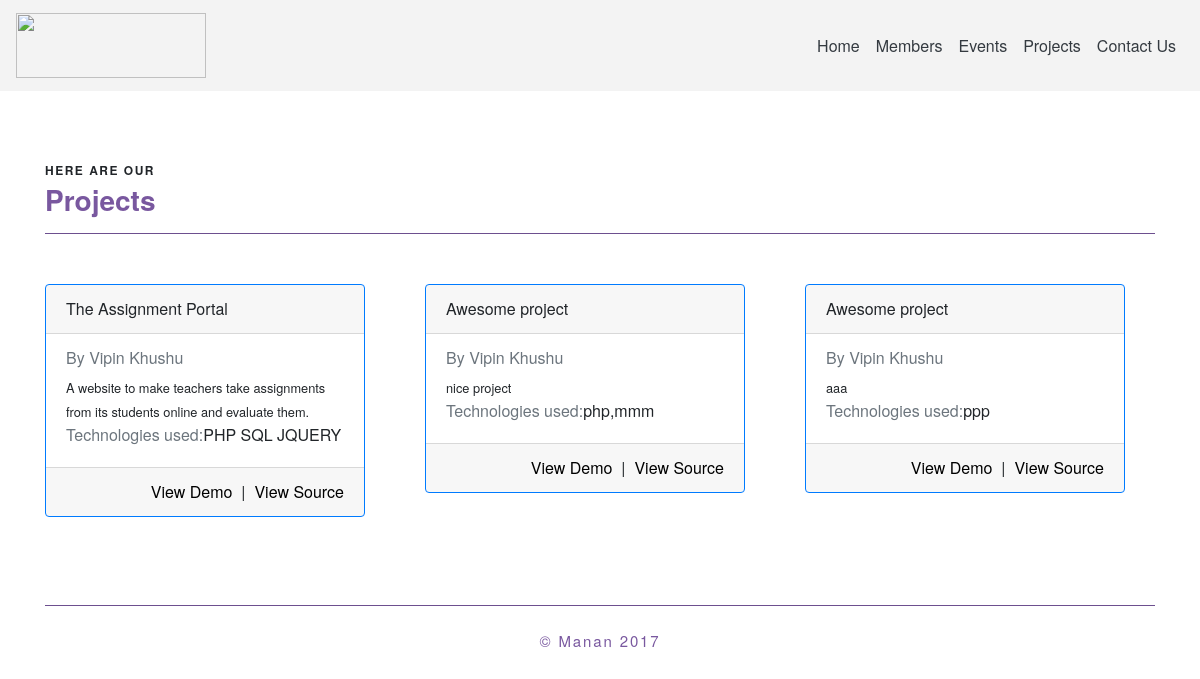
/projects/, run on the app's committed database.
### main/models.py (models this page shows, shortened)
class project(models.Model):
    description = models.TextField(blank=True, null=True)
    title = models.CharField(max_length=500)
    owner = models.ManyToManyField(User)
    demo_link = models.CharField(max_length=100,blank=True)
    source = models.CharField(max_length=100)
    technologies = models.CharField(max_length=1000)

class Profile(models.Model):
    user = models.OneToOneField(User, on_delete=models.CASCADE)
    email = models.EmailField(blank=True)
    fname = models.CharField(max_length=100, blank=True)
    lname = models.CharField(max_length=100, blank=True)
    github = models.CharField(max_length=100, blank=True)
    dp = models.CharField(max_length=1000, blank=True)
    batch = models.IntegerField(default=2017)
    facebook = models.CharField(max_length=100, blank=True)
    linkedin = models.CharField(max_length=100, blank=True)
    twitter = models.CharField(max_length=100, blank=True)
    bio = models.TextField(blank=True, null=True)
    label = models.CharField(max_length=100 , blank=True)
    company = models.CharField(max_length=100, blank=True)
    location = models.CharField(max_length=100,blank=True)
    frameworks = models.CharField(max_length=500,blank=True)
    languages = models.CharField(max_length=500,blank=True)
    achivements = models.CharField(max_length=1000,blank=True)
    he_profile = models.CharField(max_length=100,blank=True)
    spoj_profile = models.CharField(max_length=100,blank=True)
    he_ques = models.IntegerField(default=0)
    codechef_profile = models.CharField(max_length=100,blank=True)
    codechef_ques = models.IntegerField(default=0)
    spoj_ques = models.IntegerField(default=0)
    git_repos = models.IntegerField(default=0)
    my_website = models.CharField(max_length=100,blank=True)

### main/views.py (the view)
# urls.py: url(r'^projects/$',project_list_view,name="project-list"),
def project_list_view(request):
	obj = project.objects.all()
	return render(request,'projects.html',{'obj':obj})

### main/templates/projects.html (shortened to what this page needs)
{% extends "header.html" %}
{% block page_context %}
<div class="container">
  <br/><br/>
  <div class="row">
    <div class="col-lg-12"><br/>
      <p class="txxt-head">Here are our</p>
      <h3 class="txxt-body">Projects</h3>
      <hr style="background-color: #79589F">
      <br/>
    </div>
  </div>
  <div class="row">
    {% for x in obj %}
    <div class="col-lg-4" style="margin-top: 10px;">
     <div class="card border-primary" style="width: 20rem;">
      <div class="card-header">
       {{x.title}}
     </div>
     <div class="card-body">
      <h6 class="card-subtitle mb-2 text-muted">
      By {% for y in x.owner.all %}
      {{y.profile.fname}} {{y.profile.lname}}
      {% endfor %}
      </h6>
      <small>{{x.description}}</small>
      <p class="card-text"><span class="text-muted">Technologies used:</span>{{x.technologies}}</p>
    </div>
    <div class="card-footer">
      <a href="{{x.source}}" class="float-right">View Source</a>
      <span class="float-right">&nbsp; | &nbsp;</span>
      <a href="{{x.demo_link}}" class="float-right">View Demo</a>
    </div>
  </div>
</div>
{% endfor %}
</div>
<br/>
<br/><br/>
<hr style="background-color: #79589F">
</div>
{% endblock page_context %}

### main/templates/header.html (style rules this page uses)
body { font-family: "BentonSans", "Helvetica Neue", sans-serif; }
a { color: #000; }
.txxt-head { margin-bottom: 20px; font-size: 12px; font-weight: bold; text-transform: uppercase; letter-spacing: .125em; margin: 0 0 .5em 0; line-height: 1.2; }
.txxt-body { color:#79589F; font-weight: bold; margin: 0 0 .5em 0; line-height: 1.2; }

### data on the page
project: title "The Assignment Portal", description "A website to make teachers take assignments from its students online and evaluate them.", technologies "PHP SQL JQUERY"
project: title "Awesome project", description "nice project", technologies "php,mmm"
project: title "Awesome project", description "aaa", technologies "ppp"

### other printed values
{{ y.profile.fname }} "Vipin"
{{ y.profile.lname }} "Khushu"
